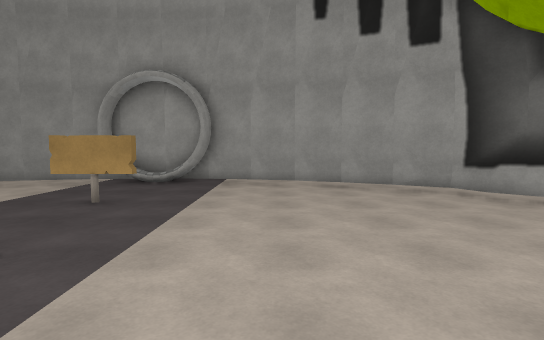
view 1 (above)

16 first-person views from a walk through a Unity game level. The camera is 1.5 m above the floor, tilts 4° down and sees 80° across. The floor is counted in squares, 1 m on a side. Each view is taken from the middle of a square. On the plan, view 1 faces up. The plan holds only what a view shows up to about 15 squares ahead; the rest is blank. The place goes on beyond the plan. Some surface patterns are stand-ins.

view 2
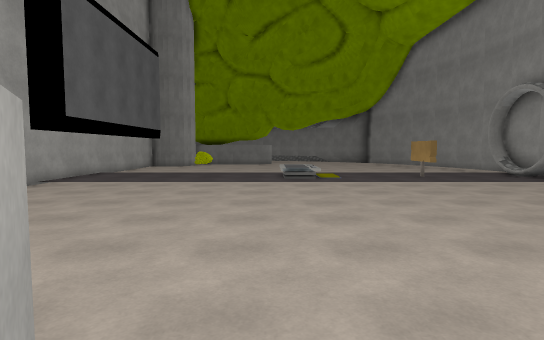

view 3
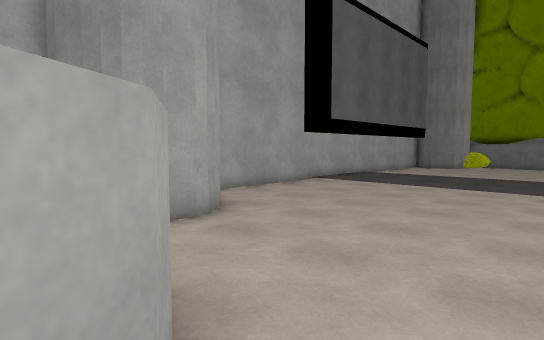

view 4
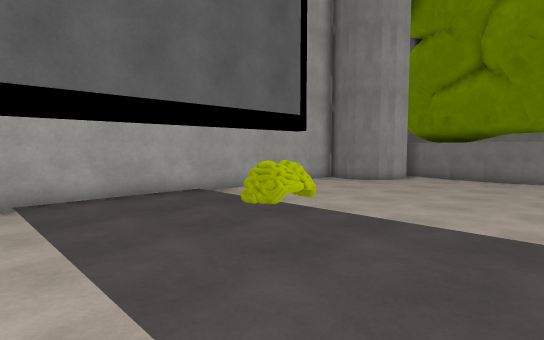

view 5
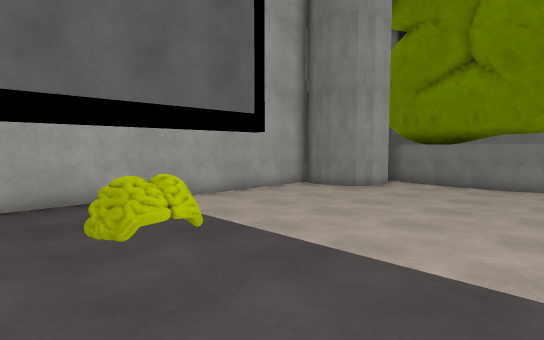

view 6
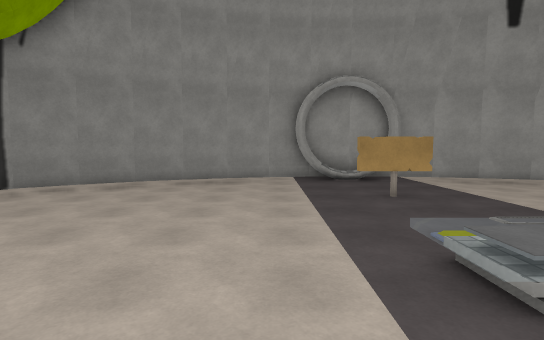

view 7
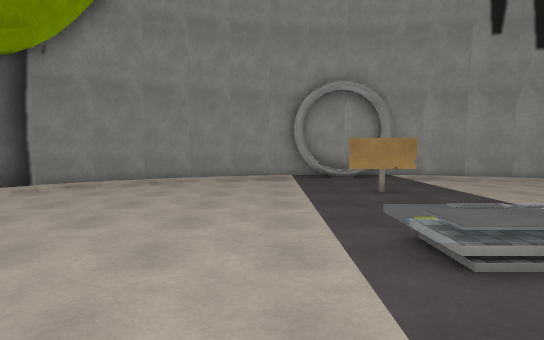

view 8
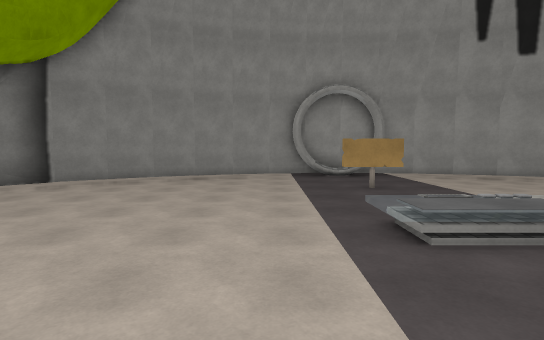

view 9
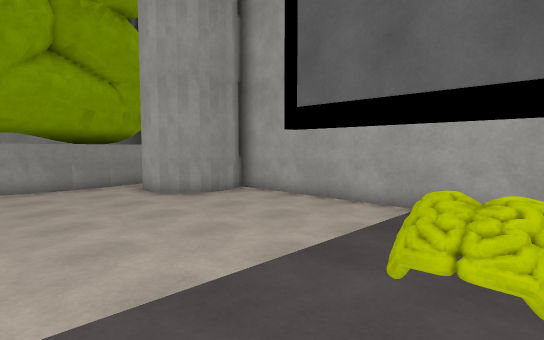

view 10
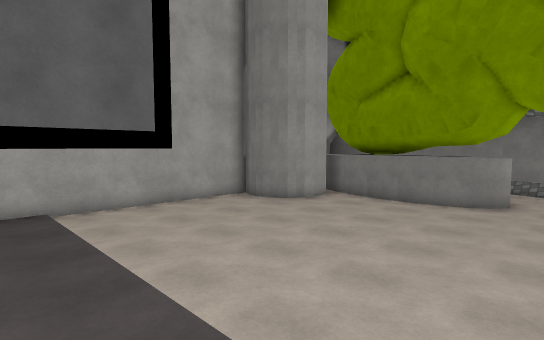

view 11
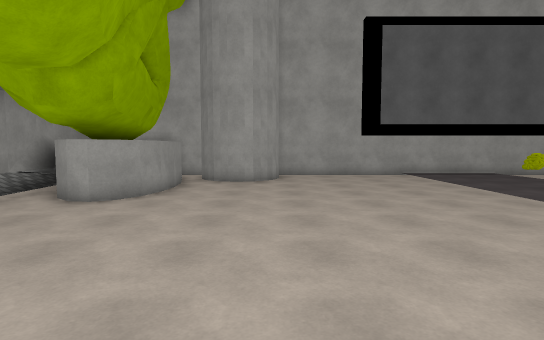

view 12
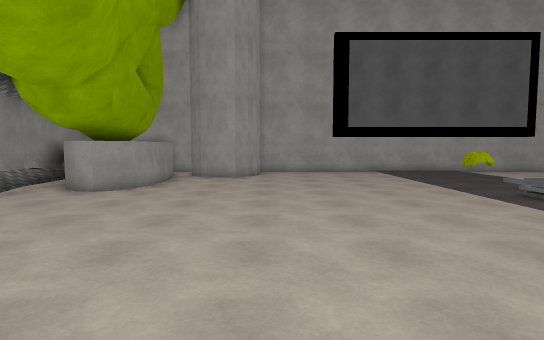

view 13
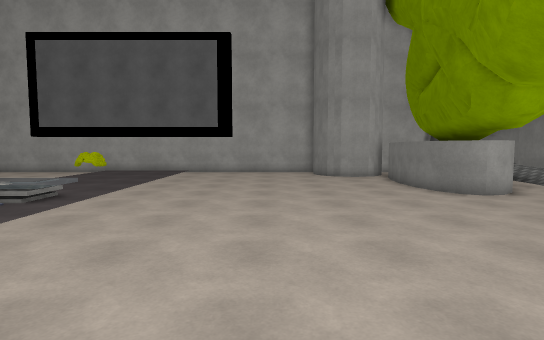

view 14
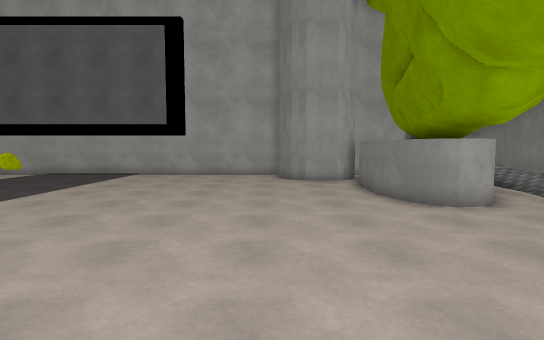

view 15
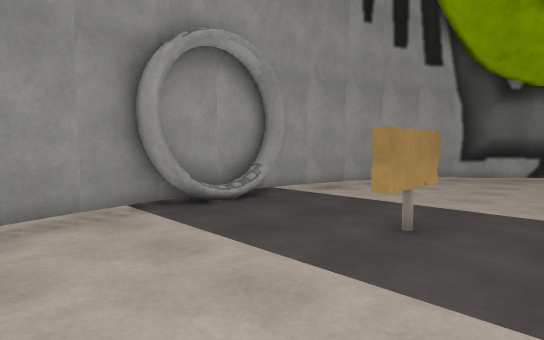

view 16
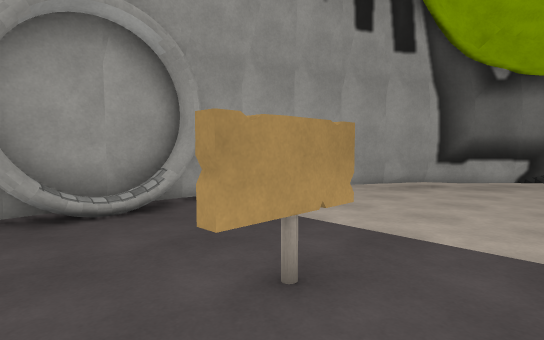

### Floor plan
Points are (right, up) in squares from view 1. A wall is a line through its corners. A room is listed if a view was taken in it or the views show most of it. See-through windows are left out.
Room 1 (views 1, 2, 3, 4, 5, 6, 7, 8, 9, 10, 11, 12, 13, 14, 15, 16)
walls: (-2.6, 13.6) (-4.6, 13.7); (-4.4, 13.7) (-6.3, 13.6); (-0.8, 13.3) (-2.7, 13.6); (-6.2, 13.6) (-8.2, 13.3); (4.9, -6) (5.3, -5.5) (5.8, -5.2); (1, 12.9) (-0.9, 13.4); (-8, 13.4) (-9.9, 12.9); (4.8, -6.3) (5.1, -5.8) (5.6, -5.3) (6.2, -5.1); (2.7, 12.2) (0.9, 12.9); (-9.8, 12.9) (-11.7, 12.3); (-11.5, 12.3) (-13.3, 11.4); (4.7, -7.4) (4.6, -6.9); (6.7, 9.2) (6.3, 10.2); (6.8, -5.1) (7.3, -5.2); (5.9, 10.5) (4.2, 11.5); (5.8, 10.7) (2.6, 12.3); (4.8, -7.8) (4.7, -7.3); (-13.3, 11.5) (-14.9, 10.5); (7.2, -5.2) (7.7, -5.5) (8.1, -6); (8.7, -2) (9, -0.8); (9, -0.9) (9.5, -0.2) (10, 0.2) (10.7, 0) (11.4, -0.5); (7, 9.6) (5.8, 10.5); (8, 8) (6.4, 9.4); (8.3, 8) (6.8, 9.4) (6.6, 9.9); (8.5, 7.6) (7.9, 8.2); (-14.8, 10.5) (-16.4, 9.3); (-17.4, -1.1) (-17.3, -2.4) (-17.5, -3.9); (8.7, -3.3) (8.7, -1.9); (-17.7, 0) (-17.4, -1.2); (-14.4, -7.2) (-14.4, -7.7); (-15.7, -5.5) (-15, -5.8) (-14.6, -6.4); (8.9, 7.3) (7.7, 8.1); (9, 7.4) (8.2, 8.2); (-16.3, 9.4) (-17.5, 8.3); (8.8, -4.7) (8.7, -3.2); (-17.5, -3.7) (-17.8, -5.1); (-14.9, -8.5) (5.5, -8.5); (9.2, -6.1) (8.8, -4.6); (-17.4, -5.8) (-16.8, -5.5) (-16.1, -5.4) (-15.3, -5.6); (-17.7, -6.1) (-17.1, -5.6) (-16.4, -5.4) (-15.5, -5.5) (-14.8, -6.1) (-14.4, -6.8) (-14.3, -7.5) (-14.5, -8.1); (-20.1, 0.3) (-19.3, 0.9) (-18.7, 1) (-18.1, 0.6) (-17.6, -0.1)
low walls: (6.4, 9.4) (5.8, 10.7); (-16.5, 9.1) (-17.4, 8.1)
objects: other object (-7, 13) to (-6, 13); other object (-5, -2) to (-4, -2); other object (-5, 8) to (-4, 8); other object (-3, 13)

Where each view was taken, in squares from view 1:
view 1: 0 up, 0 right, facing up
view 2: 1 up, 11 right, facing left
view 3: 1 up, 10 right, facing down-left
view 4: 1 up, 1 left, facing down-left
view 5: 1 up, 3 left, facing down-left
view 6: 1 down, 8 left, facing up
view 7: 2 down, 8 left, facing up
view 8: 3 down, 8 left, facing up
view 9: 0 up, 5 left, facing down-right
view 10: 3 up, 5 left, facing down-left
view 11: 9 up, 5 right, facing down
view 12: 11 up, 4 right, facing down
view 13: 11 up, 12 left, facing down
view 14: 9 up, 14 left, facing down
view 15: 6 up, 10 left, facing up-right
view 16: 6 up, 7 left, facing up-right
